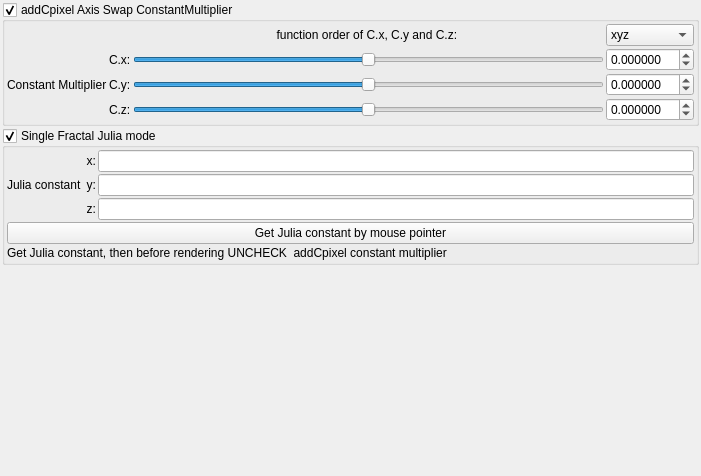
<?xml version="1.0" encoding="UTF-8"?>
<ui version="4.0">
 <class>Form</class>
 <widget class="QWidget" name="Form">
  <property name="geometry">
   <rect>
    <x>0</x>
    <y>0</y>
    <width>701</width>
    <height>476</height>
   </rect>
  </property>
  <property name="windowTitle">
   <string>Form</string>
  </property>
  <layout class="QVBoxLayout" name="verticalLayout">
   <property name="spacing">
    <number>2</number>
   </property>
   <property name="leftMargin">
    <number>2</number>
   </property>
   <property name="topMargin">
    <number>2</number>
   </property>
   <property name="rightMargin">
    <number>2</number>
   </property>
   <property name="bottomMargin">
    <number>2</number>
   </property>
   <item>
    <widget class="MyGroupBox" name="groupCheck_transf_addCpixel_enabled">
     <property name="toolTip">
      <string>&lt;html&gt;&lt;head/&gt;&lt;body&gt;&lt;p&gt;Allows the axis swapping of the the Cpixel vector components before being multiplied by z.&lt;/p&gt;&lt;/body&gt;&lt;/html&gt;</string>
     </property>
     <property name="title">
      <string>addCpixel Axis Swap ConstantMultiplier</string>
     </property>
     <property name="checkable">
      <bool>true</bool>
     </property>
     <layout class="QVBoxLayout" name="verticalLayout_49">
      <property name="spacing">
       <number>2</number>
      </property>
      <property name="leftMargin">
       <number>2</number>
      </property>
      <property name="topMargin">
       <number>2</number>
      </property>
      <property name="rightMargin">
       <number>2</number>
      </property>
      <property name="bottomMargin">
       <number>2</number>
      </property>
      <item>
       <layout class="QGridLayout" name="gridLayout_23">
        <property name="spacing">
         <number>2</number>
        </property>
        <item row="1" column="2">
         <widget class="QSlider" name="slider3_transf_constant_multiplier_111_x">
          <property name="sizePolicy">
           <sizepolicy hsizetype="Expanding" vsizetype="Maximum">
            <horstretch>0</horstretch>
            <verstretch>0</verstretch>
           </sizepolicy>
          </property>
          <property name="minimum">
           <number>-10000000</number>
          </property>
          <property name="maximum">
           <number>10000000</number>
          </property>
          <property name="value">
           <number>0</number>
          </property>
          <property name="sliderPosition">
           <number>0</number>
          </property>
          <property name="orientation">
           <enum>Qt::Horizontal</enum>
          </property>
         </widget>
        </item>
        <item row="2" column="2">
         <widget class="QSlider" name="slider3_transf_constant_multiplier_111_y">
          <property name="sizePolicy">
           <sizepolicy hsizetype="Expanding" vsizetype="Maximum">
            <horstretch>0</horstretch>
            <verstretch>0</verstretch>
           </sizepolicy>
          </property>
          <property name="minimum">
           <number>-10000000</number>
          </property>
          <property name="maximum">
           <number>10000000</number>
          </property>
          <property name="value">
           <number>0</number>
          </property>
          <property name="sliderPosition">
           <number>0</number>
          </property>
          <property name="orientation">
           <enum>Qt::Horizontal</enum>
          </property>
         </widget>
        </item>
        <item row="1" column="3">
         <widget class="MyDoubleSpinBox" name="spinbox3_transf_constant_multiplier_111_x">
          <property name="sizePolicy">
           <sizepolicy hsizetype="Minimum" vsizetype="Maximum">
            <horstretch>0</horstretch>
            <verstretch>0</verstretch>
           </sizepolicy>
          </property>
          <property name="prefix">
           <string/>
          </property>
          <property name="suffix">
           <string/>
          </property>
          <property name="decimals">
           <number>6</number>
          </property>
          <property name="minimum">
           <double>-99.989999999999995</double>
          </property>
          <property name="maximum">
           <double>99.989999999999995</double>
          </property>
          <property name="singleStep">
           <double>0.100000000000000</double>
          </property>
         </widget>
        </item>
        <item row="3" column="2">
         <widget class="QSlider" name="slider3_transf_constant_multiplier_111_z">
          <property name="sizePolicy">
           <sizepolicy hsizetype="Expanding" vsizetype="Maximum">
            <horstretch>0</horstretch>
            <verstretch>0</verstretch>
           </sizepolicy>
          </property>
          <property name="minimum">
           <number>-10000000</number>
          </property>
          <property name="maximum">
           <number>10000000</number>
          </property>
          <property name="value">
           <number>0</number>
          </property>
          <property name="sliderPosition">
           <number>0</number>
          </property>
          <property name="orientation">
           <enum>Qt::Horizontal</enum>
          </property>
         </widget>
        </item>
        <item row="1" column="1">
         <widget class="QLabel" name="label_109">
          <property name="text">
           <string>C.x:</string>
          </property>
         </widget>
        </item>
        <item row="2" column="3">
         <widget class="MyDoubleSpinBox" name="spinbox3_transf_constant_multiplier_111_y">
          <property name="sizePolicy">
           <sizepolicy hsizetype="Minimum" vsizetype="Maximum">
            <horstretch>0</horstretch>
            <verstretch>0</verstretch>
           </sizepolicy>
          </property>
          <property name="prefix">
           <string/>
          </property>
          <property name="suffix">
           <string/>
          </property>
          <property name="decimals">
           <number>6</number>
          </property>
          <property name="minimum">
           <double>-99.989999999999995</double>
          </property>
          <property name="maximum">
           <double>99.989999999999995</double>
          </property>
          <property name="singleStep">
           <double>0.100000000000000</double>
          </property>
         </widget>
        </item>
        <item row="3" column="3">
         <widget class="MyDoubleSpinBox" name="spinbox3_transf_constant_multiplier_111_z">
          <property name="sizePolicy">
           <sizepolicy hsizetype="Minimum" vsizetype="Maximum">
            <horstretch>0</horstretch>
            <verstretch>0</verstretch>
           </sizepolicy>
          </property>
          <property name="prefix">
           <string/>
          </property>
          <property name="suffix">
           <string/>
          </property>
          <property name="decimals">
           <number>6</number>
          </property>
          <property name="minimum">
           <double>-99.989999999999995</double>
          </property>
          <property name="maximum">
           <double>99.989999999999995</double>
          </property>
          <property name="singleStep">
           <double>0.100000000000000</double>
          </property>
         </widget>
        </item>
        <item row="0" column="2">
         <widget class="QLabel" name="label_multi2_order_of_xyz_2">
          <property name="text">
           <string>function order of C.x, C.y and C.z: </string>
          </property>
          <property name="alignment">
           <set>Qt::AlignCenter</set>
          </property>
         </widget>
        </item>
        <item row="0" column="3">
         <widget class="QComboBox" name="comboBox_mandelbulbMulti_order_of_xyz">
          <item>
           <property name="text">
            <string>xyz</string>
           </property>
          </item>
          <item>
           <property name="text">
            <string>xzy</string>
           </property>
          </item>
          <item>
           <property name="text">
            <string>yxz</string>
           </property>
          </item>
          <item>
           <property name="text">
            <string>yzx</string>
           </property>
          </item>
          <item>
           <property name="text">
            <string>zxy</string>
           </property>
          </item>
          <item>
           <property name="text">
            <string>zyx</string>
           </property>
          </item>
         </widget>
        </item>
        <item row="2" column="1">
         <widget class="QLabel" name="label_110">
          <property name="text">
           <string>C.y:</string>
          </property>
         </widget>
        </item>
        <item row="2" column="0">
         <widget class="QLabel" name="label_108">
          <property name="text">
           <string>Constant Multiplier</string>
          </property>
         </widget>
        </item>
        <item row="3" column="1">
         <widget class="QLabel" name="label_111">
          <property name="text">
           <string>C.z:</string>
          </property>
         </widget>
        </item>
       </layout>
      </item>
     </layout>
    </widget>
   </item>
   <item>
    <widget class="MyGroupBox" name="groupCheck_transf_constant_julia_mode">
     <property name="title">
      <string>Single Fractal Julia mode</string>
     </property>
     <property name="checkable">
      <bool>true</bool>
     </property>
     <layout class="QVBoxLayout" name="verticalLayout_48">
      <property name="spacing">
       <number>2</number>
      </property>
      <property name="leftMargin">
       <number>2</number>
      </property>
      <property name="topMargin">
       <number>2</number>
      </property>
      <property name="rightMargin">
       <number>2</number>
      </property>
      <property name="bottomMargin">
       <number>2</number>
      </property>
      <item>
       <layout class="QGridLayout" name="gridLayout_22">
        <property name="spacing">
         <number>2</number>
        </property>
        <item row="2" column="1">
         <widget class="QLabel" name="label_122">
          <property name="sizePolicy">
           <sizepolicy hsizetype="Preferred" vsizetype="Preferred">
            <horstretch>0</horstretch>
            <verstretch>0</verstretch>
           </sizepolicy>
          </property>
          <property name="text">
           <string>z:</string>
          </property>
          <property name="alignment">
           <set>Qt::AlignRight|Qt::AlignTrailing|Qt::AlignVCenter</set>
          </property>
         </widget>
        </item>
        <item row="0" column="1">
         <widget class="QLabel" name="label_115">
          <property name="sizePolicy">
           <sizepolicy hsizetype="Preferred" vsizetype="Preferred">
            <horstretch>0</horstretch>
            <verstretch>0</verstretch>
           </sizepolicy>
          </property>
          <property name="text">
           <string>x:</string>
          </property>
          <property name="alignment">
           <set>Qt::AlignRight|Qt::AlignTrailing|Qt::AlignVCenter</set>
          </property>
         </widget>
        </item>
        <item row="2" column="2">
         <widget class="MyLineEdit" name="vect3_transf_constant_julia_c_z">
          <property name="sizePolicy">
           <sizepolicy hsizetype="Expanding" vsizetype="Maximum">
            <horstretch>0</horstretch>
            <verstretch>0</verstretch>
           </sizepolicy>
          </property>
         </widget>
        </item>
        <item row="1" column="1">
         <widget class="QLabel" name="label_116">
          <property name="sizePolicy">
           <sizepolicy hsizetype="Preferred" vsizetype="Preferred">
            <horstretch>0</horstretch>
            <verstretch>0</verstretch>
           </sizepolicy>
          </property>
          <property name="text">
           <string>y:</string>
          </property>
          <property name="alignment">
           <set>Qt::AlignRight|Qt::AlignTrailing|Qt::AlignVCenter</set>
          </property>
         </widget>
        </item>
        <item row="0" column="2">
         <widget class="MyLineEdit" name="vect3_transf_constant_julia_c_x">
          <property name="sizePolicy">
           <sizepolicy hsizetype="Expanding" vsizetype="Maximum">
            <horstretch>0</horstretch>
            <verstretch>0</verstretch>
           </sizepolicy>
          </property>
         </widget>
        </item>
        <item row="1" column="2">
         <widget class="MyLineEdit" name="vect3_transf_constant_julia_c_y">
          <property name="sizePolicy">
           <sizepolicy hsizetype="Expanding" vsizetype="Maximum">
            <horstretch>0</horstretch>
            <verstretch>0</verstretch>
           </sizepolicy>
          </property>
         </widget>
        </item>
        <item row="1" column="0">
         <widget class="QLabel" name="label_117">
          <property name="text">
           <string>Julia constant </string>
          </property>
         </widget>
        </item>
       </layout>
      </item>
      <item>
       <widget class="QPushButton" name="pushButton_get_julia_constant">
        <property name="sizePolicy">
         <sizepolicy hsizetype="Minimum" vsizetype="Maximum">
          <horstretch>0</horstretch>
          <verstretch>0</verstretch>
         </sizepolicy>
        </property>
        <property name="text">
         <string>Get Julia constant by mouse pointer</string>
        </property>
       </widget>
      </item>
      <item>
       <widget class="QLabel" name="label_2">
        <property name="text">
         <string>Get Julia constant, then before rendering UNCHECK  addCpixel constant multiplier</string>
        </property>
        <property name="wordWrap">
         <bool>false</bool>
        </property>
       </widget>
      </item>
     </layout>
    </widget>
   </item>
   <item>
    <spacer name="verticalSpacer">
     <property name="orientation">
      <enum>Qt::Vertical</enum>
     </property>
     <property name="sizeHint" stdset="0">
      <size>
       <width>20</width>
       <height>40</height>
      </size>
     </property>
    </spacer>
   </item>
  </layout>
 </widget>
 <customwidgets>
  <customwidget>
   <class>MyDoubleSpinBox</class>
   <extends>QDoubleSpinBox</extends>
   <header>mydoublespinbox.h</header>
  </customwidget>
  <customwidget>
   <class>MyGroupBox</class>
   <extends>QGroupBox</extends>
   <header>mygroupbox.h</header>
   <container>1</container>
  </customwidget>
  <customwidget>
   <class>MyLineEdit</class>
   <extends>QLineEdit</extends>
   <header>mylineedit.h</header>
  </customwidget>
 </customwidgets>
 <resources/>
 <connections/>
</ui>
